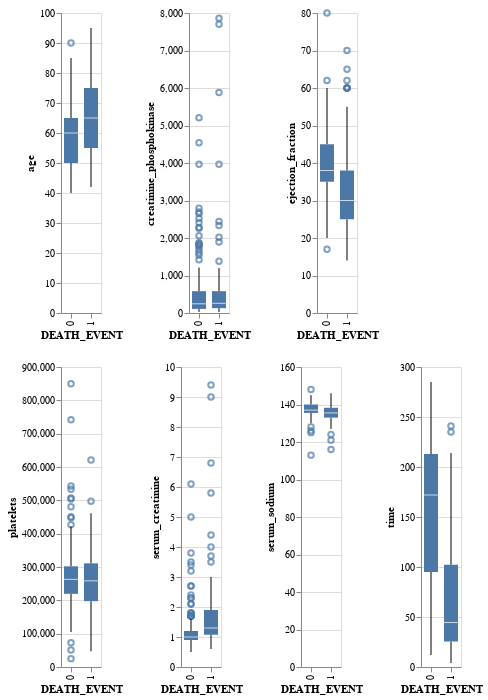

Source (notebook cell):
### Code cell
box1 = alt.Chart(df).mark_boxplot().encode(y=alt.Y(alt.repeat("column"),type='quantitative'),x=alt.X("DEATH_EVENT",type='nominal')).repeat(column=quantitative_columns[:3])
box2 = alt.Chart(df).mark_boxplot().encode(y=alt.Y(alt.repeat("column"),type='quantitative'),x=alt.X("DEATH_EVENT",type='nominal')).repeat(column=quantitative_columns[3:])
box1 & box2
# row1

### Figure 1 — Vega-Lite specification as saved in the notebook (floating-point values rounded to 4 significant figures; data arrays with more than 128 entries replaced by an {"elided": "..."} marker saying what was removed)
{"config": {"view": {"continuousWidth": 300, "continuousHeight": 300}}, "vconcat": [{"repeat": {"column": ["age", "creatinine_phosphokinase", "ejection_fraction"]}, "spec": {"data": {"name": "data-bf7a88f5ce330528452de66944dd6b3a"}, "mark": {"type": "boxplot"}, "encoding": {"x": {"field": "DEATH_EVENT", "type": "nominal"}, "y": {"field": {"repeat": "column"}, "type": "quantitative"}}}}, {"repeat": {"column": ["platelets", "serum_creatinine", "serum_sodium", "time"]}, "spec": {"data": {"name": "data-bf7a88f5ce330528452de66944dd6b3a"}, "mark": {"type": "boxplot"}, "encoding": {"x": {"field": "DEATH_EVENT", "type": "nominal"}, "y": {"field": {"repeat": "column"}, "type": "quantitative"}}}}], "$schema": "https://vega.github.io/schema/vega-lite/v5.8.0.json", "datasets": {"data-bf7a88f5ce330528452de66944dd6b3a": {"elided": "299 records"}}}
